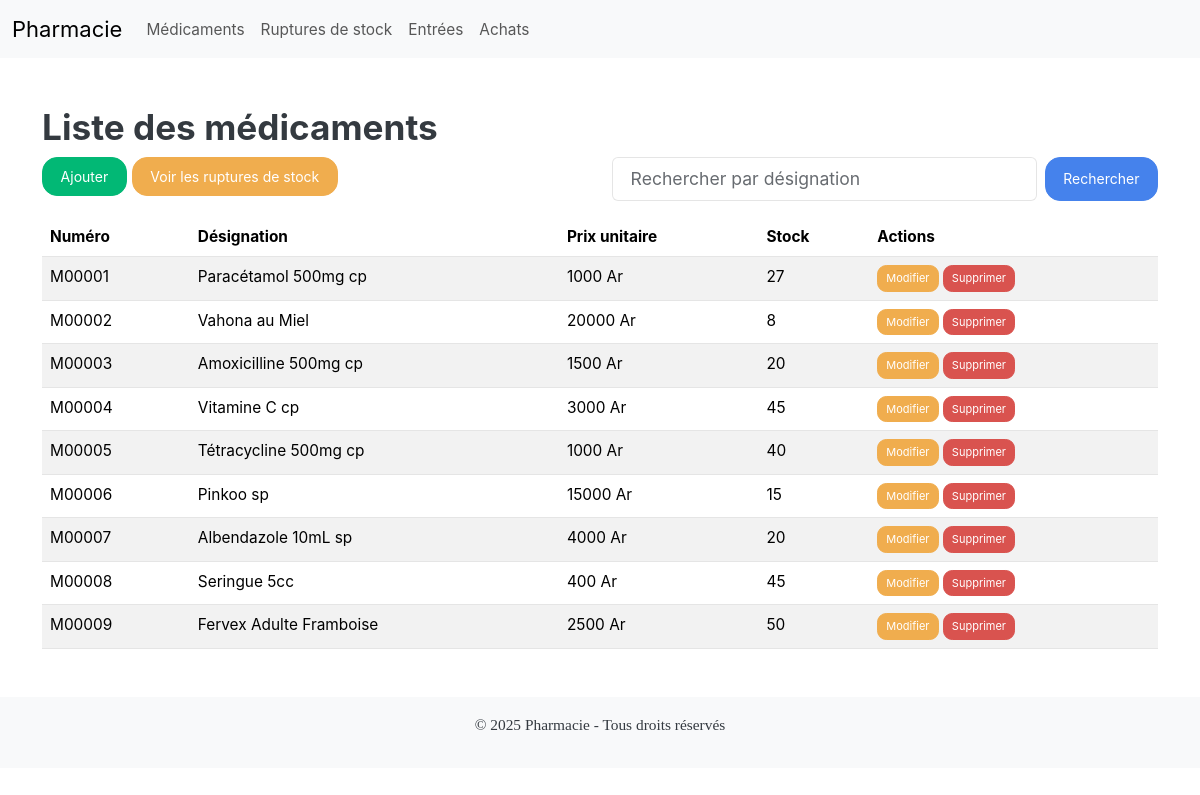
The page / on the database its author committed.
### tables this page shows
CREATE TABLE `medicament` (
  `numMedoc` varchar(10) NOT NULL,
  `Design` varchar(100) DEFAULT NULL,
  `prix_unitaire` int(11) DEFAULT NULL,
  `stock` int(11) DEFAULT 0
);

### controllers/MedicamentController.php (called while the page is built, shortened)
<?php
class MedicamentController {
    private $model;
    public function __construct($db) {
        $this->model = new Medicament($db);
    }
    public function index() {
        if (isset($_GET['search'])) {
            $stmt = $this->model->search($_GET['search']);
        } else {
            $stmt = $this->model->read();
        }
        include_once 'views/medicament/list.php';
    }
}
?>

### models/Medicament.php (called while the page is built, shortened)
<?php
class Medicament {
    private $conn;
    private $table = "MEDICAMENT";
    public function __construct($db) {
        $this->conn = $db;
    }
    public function read() {
        $query = "SELECT * FROM " . $this->table;
        $stmt = $this->conn->prepare($query);
        $stmt->execute();
        return $stmt;
    }
}
?>

### views/medicament/list.php (the view, shortened to what this page needs)
<?php include_once 'header.php'; ?>
<h2>Liste des médicaments</h2>
<div class="row mb-3">
    <div class="col-md-6">
        <a href="index.php?action=create" class="btn btn-success">Ajouter</a>
        <a href="index.php?controller=medicament&action=lowStock" class="btn btn-warning">Voir les ruptures de stock</a>
    </div>
    <div class="col-md-6">
        <form method="get" class="d-flex">
            <input type="text" name="search" class="form-control me-2" placeholder="Rechercher par désignation" value="<?php echo isset($_GET['search']) ? $_GET['search'] : ''; ?>">
            <button type="submit" class="btn btn-primary">Rechercher</button>
        </form>
    </div>
</div>
<table class="table table-striped">
    <thead>
        <tr>
            <th>Numéro</th>
            <th>Désignation</th>
            <th>Prix unitaire</th>
            <th>Stock</th>
            <th>Actions</th>
        </tr>
    </thead>
    <tbody>
        <?php if ($stmt->rowCount() > 0) { ?>
            <?php while ($row = $stmt->fetch(PDO::FETCH_ASSOC)) { ?>
                <tr>
                    <td><?php echo $row['numMedoc']; ?></td>
                    <td><?php echo $row['Design']; ?></td>
                    <td><?php echo $row['prix_unitaire'] . " Ar"; ?></td>
                    <td><?php echo $row['stock']; ?></td>
                    <td>
                        <a href="index.php?action=edit&numMedoc=<?php echo $row['numMedoc']; ?>" class="btn btn-warning btn-sm">Modifier</a>
                        <a href="index.php?action=delete&numMedoc=<?php echo $row['numMedoc']; ?>" class="btn btn-danger btn-sm" onclick="return confirm('Confirmer la suppression ?');">Supprimer</a>
                    </td>
                </tr>
            <?php } ?>
        <?php } else { ?>
            <tr><td colspan="5">Aucun médicament trouvé.</td></tr>
        <?php } ?>
    </tbody>
</table>
<?php include_once 'footer.php'; ?>

### index.php (shortened to what this page needs)
<?php
require_once 'models/Medicament.php';
require_once 'controllers/MedicamentController.php';
$db = new Database();
$conn = $db->getConnection();
$controller = isset($_GET['controller']) ? $_GET['controller'] : 'medicament';
$action = isset($_GET['action']) ? $_GET['action'] : 'index';
switch ($controller) {
    case 'medicament':
        $ctrl = new MedicamentController($conn);
        switch ($action) {
            default:
                $ctrl->index();
        }
        break;
}
?>

### header.php (shortened to what this page needs)
<!DOCTYPE html>
<html lang="fr">
<head>
    <link href="https://bootswatch.com/5/litera/bootstrap.min.css" rel="stylesheet">
</head>
<body>
    <nav class="navbar navbar-expand-lg navbar-light bg-light">
        <div class="container-fluid">
            <a class="navbar-brand" href="index.php">Pharmacie</a>
            <div class="collapse navbar-collapse" id="navbarNav">
                <ul class="navbar-nav">
                    <li class="nav-item">
                        <a class="nav-link <?php echo (isset($_GET['controller']) && $_GET['controller'] == 'medicament' && (!isset($_GET['action']) || $_GET['action'] == 'index')) ? 'active' : ''; ?>" href="index.php?controller=medicament">Médicaments</a>
                    </li>
                    <li class="nav-item">
                        <a class="nav-link <?php echo (isset($_GET['controller']) && $_GET['controller'] == 'medicament' && isset($_GET['action']) && $_GET['action'] == 'lowStock') ? 'active' : ''; ?>" href="index.php?controller=medicament&action=lowStock">Ruptures de stock</a>
                    </li>
                    <li class="nav-item">
                        <a class="nav-link <?php echo (isset($_GET['controller']) && $_GET['controller'] == 'entree') ? 'active' : ''; ?>" href="index.php?controller=entree">Entrées</a>
                    </li>
                    <li class="nav-item">
                        <a class="nav-link <?php echo (isset($_GET['controller']) && $_GET['controller'] == 'achat') ? 'active' : ''; ?>" href="index.php?controller=achat">Achats</a>
                    </li>
                </ul>
            </div>
        </div>
    </nav>
    <div class="container mt-5">

### footer.php (shortened to what this page needs)
</div>
    <footer class="bg-light text-center py-3 mt-5">
        <p>© 2025 Pharmacie - Tous droits réservés</p>
    </footer>
</body>
</html>

### rows shown on the page
medicament: numMedoc "M00001", Design "Paracétamol 500mg cp", prix_unitaire "1000", stock "27"
medicament: numMedoc "M00002", Design "Vahona au Miel", prix_unitaire "20000", stock "8"
medicament: numMedoc "M00003", Design "Amoxicilline 500mg cp", prix_unitaire "1500", stock "20"
medicament: numMedoc "M00004", Design "Vitamine C cp", prix_unitaire "3000", stock "45"
medicament: numMedoc "M00005", Design "Tétracycline 500mg cp", prix_unitaire "1000", stock "40"
medicament: numMedoc "M00006", Design "Pinkoo sp", prix_unitaire "15000", stock "15"
medicament: numMedoc "M00007", Design "Albendazole 10mL sp", prix_unitaire "4000", stock "20"
medicament: numMedoc "M00008", Design "Seringue 5cc", prix_unitaire "400", stock "45"
medicament: numMedoc "M00009", Design "Fervex Adulte Framboise", prix_unitaire "2500", stock "50"
